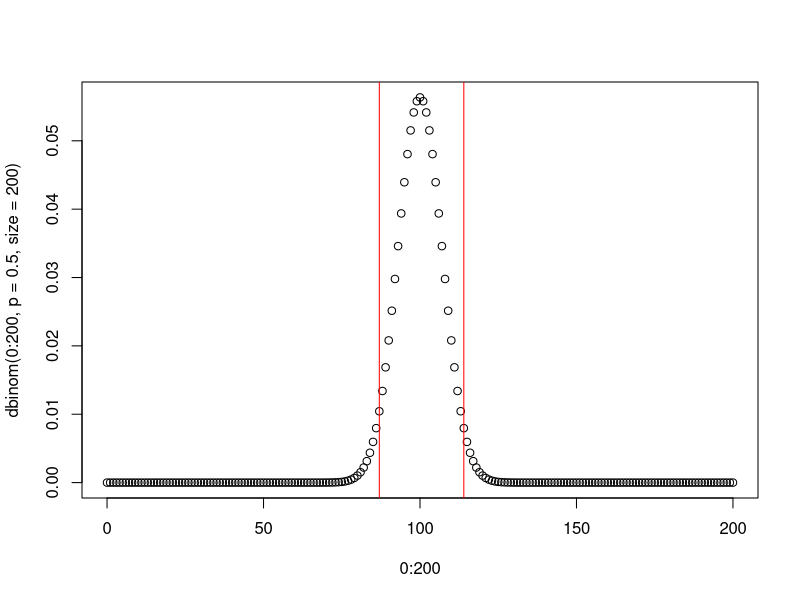
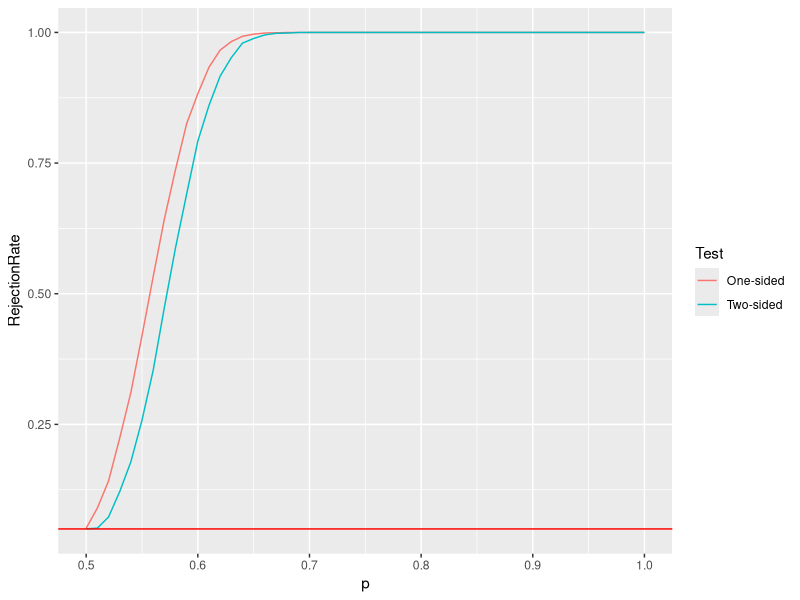
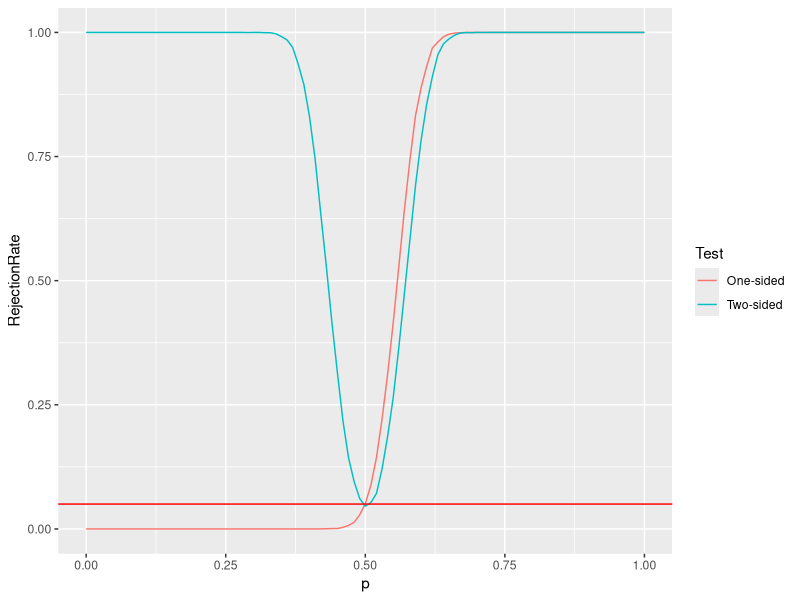
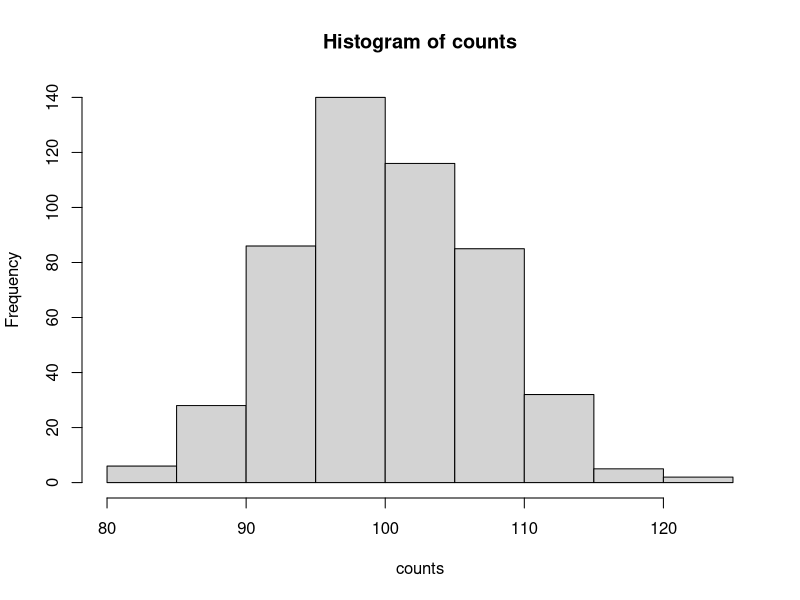

Reproduce these figures in R, in order.
## ---- chunk 1
require(ggplot2)
## ---- chunk 2
# size=200, prob=0.5 because those are the parameters of our model 
qbinom(0.95, size=200, prob=0.5)
## ---- chunk 3
pbinom( 112, size=200, prob=0.5)
## ---- chunk 4
pbinom( 111, size=200, prob=0.5)
## ---- chunk 5
run_coinflip_trial <- function(pheads=0.5) {
  # run one iteration of our experiment.
  # Return 0 if we accept the null hypothesis and return 1 if we reject
  
  # Generate data under the null hypothesis.
  number_of_heads <- rbinom(n=1, size=200, prob=pheads);
  
  # number_of_heads is already equal to our test statistic T.
  # Just need to check whether or not it is above our rejection threshold.
  if( number_of_heads <= 111) {
    return( 0 ); # 0 like H_0, i.e., accept the null.
  } else { # test statistic is larger than rejection threshold}
    return( 1 );
  }
}
## ---- chunk 6
NMC <- 1e4; # Repeat our experiment 10K times.
nreject <- 0; # keep track of how often we reject
for( i in 1:NMC ) {
  # conveniently, run_coinflip_trial returns 0 if we accept
  # and 1 if we reject, so to count how many rejections we get,
  # we can just sum them up.
  nreject <- nreject + run_coinflip_trial()
}

# Now, compute our (empirical) probability of rejection
nreject/NMC
## ---- chunk 7
NMC <- 1e4; # Repeat our experiment 10K times.
nreject <- 0; # keep track of how often we reject
for( i in 1:NMC ) {
  # conveniently, run_coinflip_trial returns 0 if we accept
  # and 1 if we reject, so to count how many rejections we get,
  # we can just sum them up.
  nreject <- nreject + run_coinflip_trial(pheads=0.75);
}

# Now, compute our (empirical) probability of rejection
nreject/NMC
## ---- chunk 8
NMC <- 1e4; # Repeat our experiment 10K times.
nreject <- 0; # keep track of how often we reject
for( i in 1:NMC ) {
  # conveniently, run_coinflip_trial returns 0 if we accept
  # and 1 if we reject, so to count how many rejections we get,
  # we can just sum them up.
  nreject <- nreject + run_coinflip_trial(pheads=0.25);
}

# Now, compute our (empirical) probability of rejection
nreject/NMC
## ---- chunk 9
# Draw the PMF of the Binomial
plot(0:200, dbinom(0:200, p=0.5, size=200) )
# Draw a line indicating a lower rejection threshold at 87
# (we'll see below how we choose 86! For now, it's just for the sake of
# choosing some lower limit to draw the picture!)
abline(v=87, col='red')
# and similarly draw a line for the right-hand rejection threshold.
# again, how we choose 
abline(v=114, col='red')
## ---- chunk 10
# Reminder: we need the quantile of \alpha/2 = 0.025.
qbinom(0.025, size=200, prob=0.5);
## ---- chunk 11
pbinom(86, size=200, prob=0.5)
## ---- chunk 12
pbinom(85, size=200, prob=0.5)
## ---- chunk 13
qbinom(0.975, size=200, prob=0.5)
## ---- chunk 14
pbinom(114, size=200, prob=0.5)
## ---- chunk 15
pbinom(113, size=200, prob=0.5)
## ---- chunk 16
run_coinflip_trial2 <- function(pheads=0.5) {
  # run one iteration of our experiment for our two-sided test.
  # Return 0 if we accept the null hypothesis and return 1 if we reject
  
  # Generate data under the null hypothesis.
  number_of_heads <- rbinom(n=1, size=200, prob=pheads);
  
  # number_of_heads is already equal to our test statistic T.
  # Just need to check whether or not it is in the rejection region
  if( number_of_heads < 87 | number_of_heads > 114 ) {
    return(1); # Reject the null hypothesis.
  } else {
    return(0); # Accept H_0, hence returning 0.
  }
}
## ---- chunk 17
NMC <- 1e4; # Repeat our experiment 10K times.
nreject <- 0; # keep track of how often we reject
for( i in 1:NMC ) {
  # conveniently, run_coinflip_trial returns 0 if we accept
  # and 1 if we reject, so to count how many rejections we get,
  # we can just sum them up.
  nreject <- nreject + run_coinflip_trial2(pheads=0.5);
}

# Now, compute our (empirical) probability of rejection
nreject/NMC
## ---- chunk 18
compare_reject_rates <- function( p ) {
  # Run 10K experiments under the setting where P[heads]=p.
  # Use both the one-sided and two-sided tests and track how often
  # each one rejects.
  NMC <- 1e4; # Repeat our experiment 10K times.

  # keep track of how often our two different tests reject.
  nreject_twosided <- 0;
  nreject_onesided <- 0;

  for( i in 1:NMC ) {

    # conveniently, run_coinflip_trial returns 0 if we accept
    # and 1 if we reject, so to count how many rejections we get,
    # we can just sum them up.
    nreject_onesided <- nreject_onesided + run_coinflip_trial(pheads=p)
    nreject_twosided <- nreject_twosided + run_coinflip_trial2(pheads=p);
  }
  return( c( nreject_onesided/NMC, nreject_twosided/NMC ) );
}
## ---- chunk 19
pseq <- seq(0.5, 1, 0.01);

# Reminder: the mapply function takes a function and a vector of values
# and applies that function to each of those values.
# See ?mapply for details.
# You've probably seen functions from the tidyverse (e.g., dplyr)
# for doing similar things. I'm showing you mapply to stress that there are
# lots of different ways for doing the (more or less) same thing in R.
rej_rates <- mapply( compare_reject_rates, pseq )

# Take a careful look at how the output is shaped:
rej_rates
## ---- chunk 20
onesided <- rej_rates[1,]
twosided <- rej_rates[2,]
# We're going to make a plot in ggplot2 because it's prettier.
# ggplot2 wants a dataframe, so we have to build it.
# We'll make a column of our probabilities,
# a column of our rejections rates,
# and a column labeling one- vs two-sided.
# We needtwo copies of the pseq sequence, one for each of our tests,
# hence the p=rep(pseq,2)
rejrate <- c(onesided,twosided);
sidedness <- c( rep('One-sided',length(onesided)),
                rep('Two-sided',length(twosided) ) );
df <- data.frame( p=rep(pseq,2), RejectionRate=rejrate, Test=sidedness );

library(ggplot2)
pp <- ggplot( df, aes(x=p, y=RejectionRate, color=Test) );
pp <- pp + geom_line(aes(color=Test)) + geom_hline(yintercept=0.05, color='red');
pp
## ---- chunk 21
pseq <- seq(0, 1, 0.01);

rej_rates <- mapply( compare_reject_rates, pseq )

onesided <- rej_rates[1,]
twosided <- rej_rates[2,]
# We're going to make a plot in ggplot2 because it's prettier.
# ggplot2 wants a dataframe, so we have to build it.
# We'll make a column of our probabilities,
# a column of our rejections rates,
# and a column labeling one- vs two-sided.
# We need two copies of the pseq sequence, one for each of our tests,
# hence the p=rep(pseq,2)
rejrate <- c(onesided,twosided);
sidedness <- c( rep('One-sided',length(onesided)),
                rep('Two-sided',length(twosided) ) );
df <- data.frame( p=rep(pseq,2), RejectionRate=rejrate, Test=sidedness );

pp <- ggplot( df, aes(x=p, y=RejectionRate, color=Test) );
pp <- pp + geom_line(aes(color=Test)) + geom_hline(yintercept=0.05, color='red');
pp
## ---- chunk 22
compare_reject_rates(0.5)
## ---- chunk 23
flips <- "HTTHTHHTTHTTTHTHHTTHHTHHTHHHHHTTTTHHHHHHHHTHHTHHHTTTHTTTHHHTHHHHHHTHTTHTTHTHTTHHHHTHHHTHHTTHTTTTTTHHHTTHTHTHHTTHHHTTTHHTHHHTTHHTTTTTHTHHTTTHTTHTTHHTTTTTHTTTHTHHHHTTTTTHTTTHHHHHTHHTHTHHTTTTTTHHHTTTHTTT"
## ---- chunk 24
count_heads <- function( coinflips ) {
  # We're implicitly assuming coinflips is a vector of one-character strings.
  # Just a reminder that in non-demo code, we usually want to include some
  # error checking to make sure that our function's arguments are
  # as we expect.
  return( sum( coinflips==rep('H', length(coinflips)) ) );
}
## ---- chunk 25
# We need to turn our string of coin flips into a vector before
# we pass it into `count_heads()`
# strsplit( x, split=s) splits the string x on the separating character s,
# and returns a list structure. See ?strsplit for more.
# unlist( v ) turns a list structure into a flat vector that is easier
# to work with. See ?unlist for details.
count_heads( unlist( strsplit( flips, split='' ) ) );
## ---- chunk 26
simulate_coinflips <- function(n, p) {
  flips <- sample( c('H','T'), size=n, replace=TRUE, prob=c(p, 1-p) );
  # flips is now a vector of 'H' and 'T's,
  # which is what count_heads expects, so let's return it.
  # If we were going to print this or something, I might prefer to
  # return a string using paste( flips, sep='')
  return( flips );
}

# Now let's simulate a bunch of coinflips
NMC <- 500;
# We're going to make a histogram of the number of heads that show up
# in each experiment run, so create a vector to store those in.
counts <- rep( 0, NMC );
for( i in 1:NMC ) {
  counts[i] <- count_heads( simulate_coinflips( 200, 0.5 ) );
}

# Now, make a histogram. As usual, we could use ggplot2 to make things
# look a bit nicer, but we just want something quick and simple, here.
hist( counts ) 
## ---- chunk 27
count_heads( unlist( strsplit(flips, split='')) )
## ---- chunk 28
more_flips <- 'HHHHHHHHHHHHHHHHHHHHHHHHHHHHHHHHHHHHHHHHHHHHHHHHHHHHHHHHHHHHHHHHHHHHHHHHHHHHHHHHHHHHHHHHHHHHHHHHHHHHTTTTTTTTTTTTTTTTTTTTTTTTTTTTTTTTTTTTTTTTTTTTTTTTTTTTTTTTTTTTTTTTTTTTTTTTTTTTTTTTTTTTTTTTTTTTTTTTTTTT'
## ---- chunk 29
count_heads( unlist( strsplit( more_flips, split='')))
